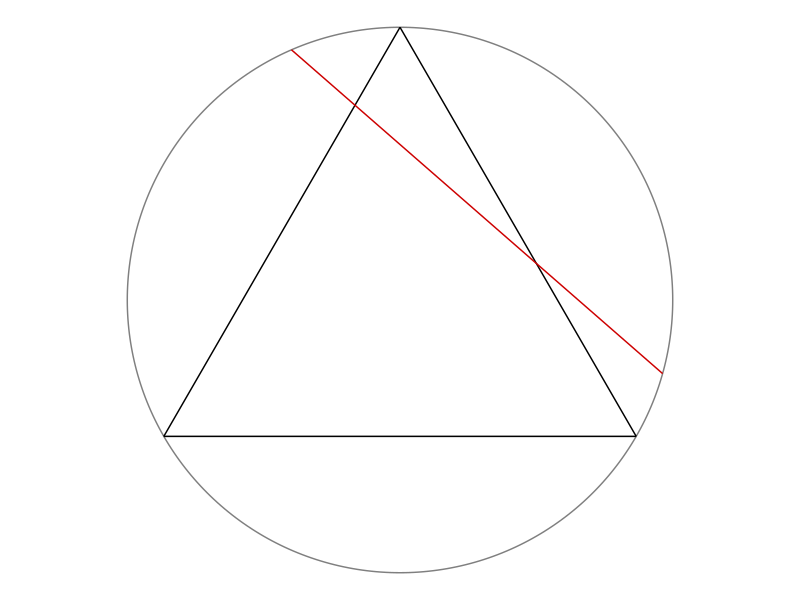
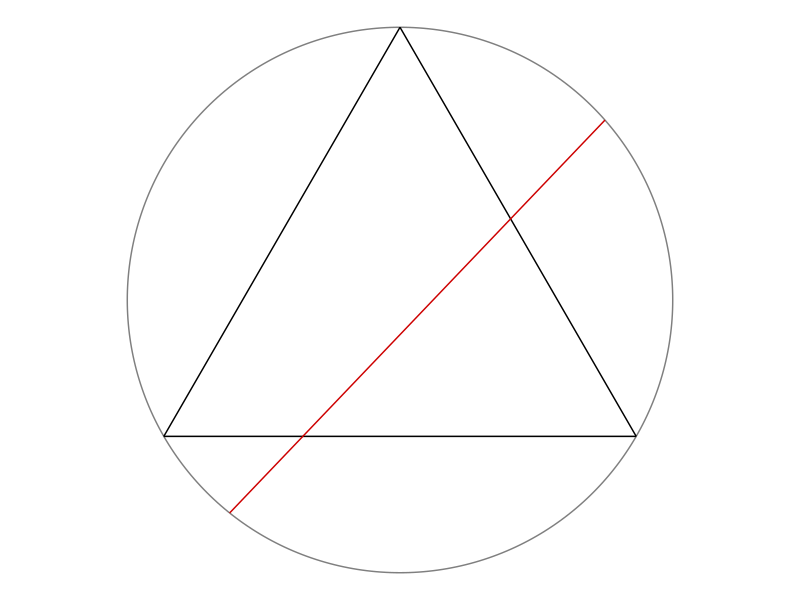
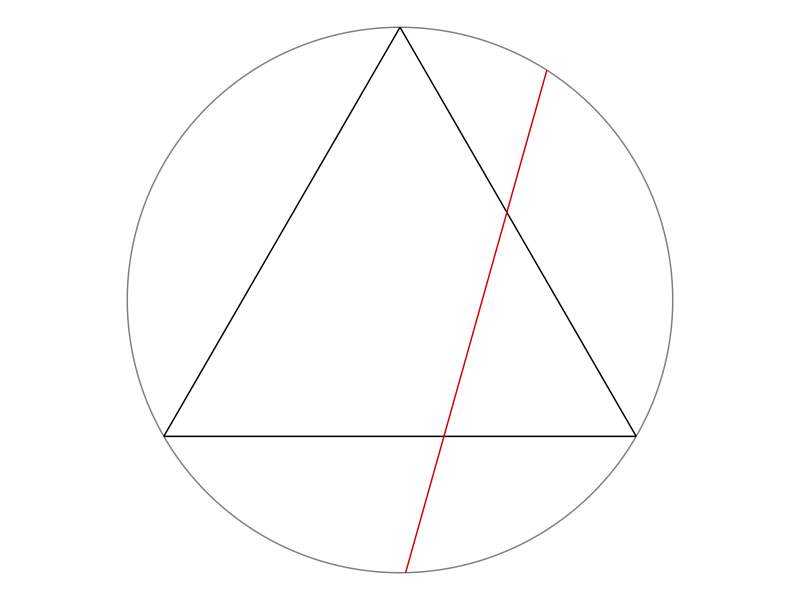
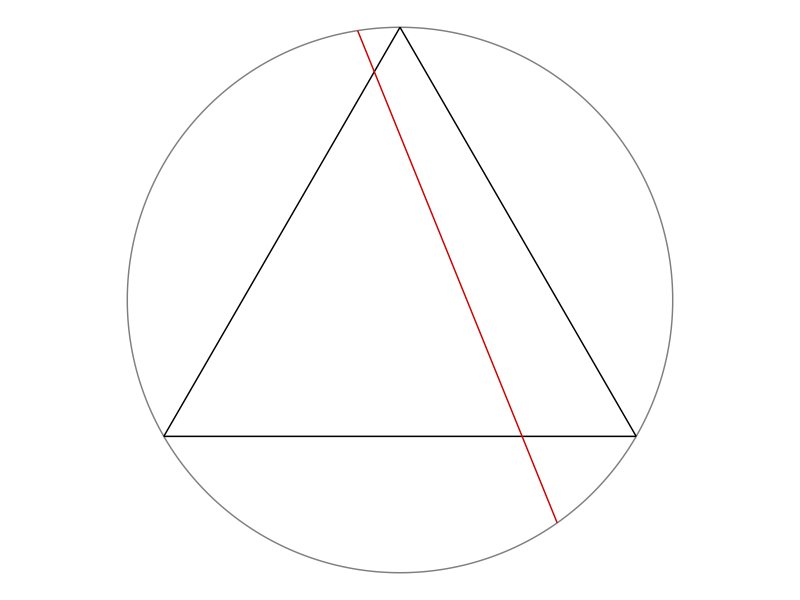
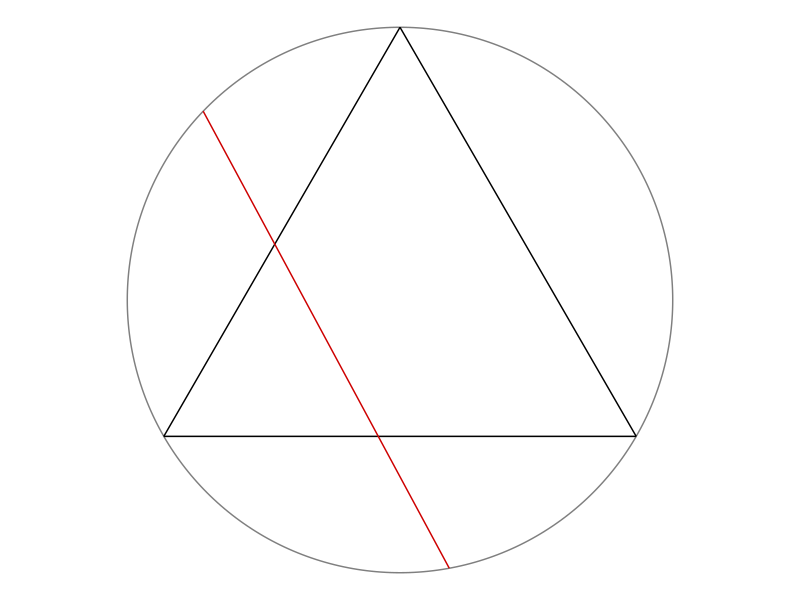
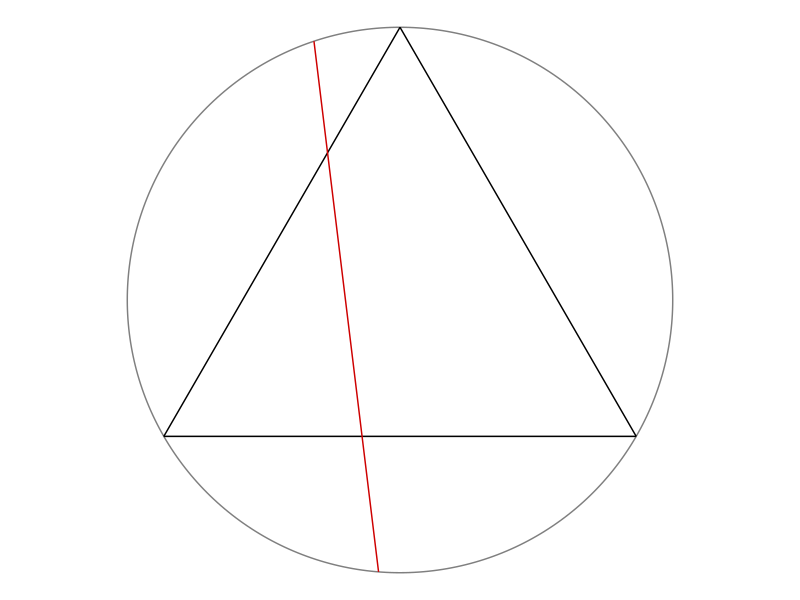
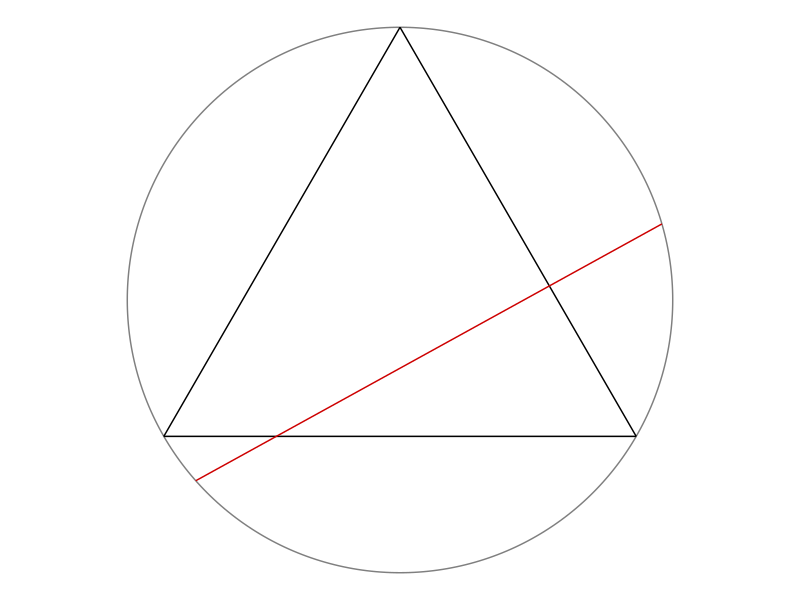
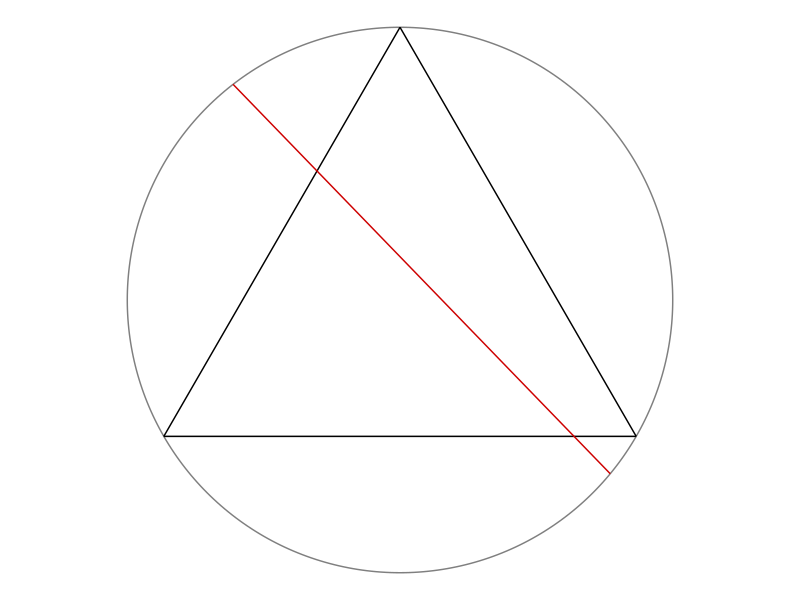

Generate these figures, in order, with R:

#load libraries ----
library(tidyverse)
library(ggforce)
library(tibble)
library(ggplot2)
theme_set(theme_void())

# Coordinates of equilateral triangle ----
eqtri_df <- tibble(
  x    = c(0, sqrt(3) / 2, -sqrt(3) / 2),
  y    = c(1, -0.5, -0.5),
  xend = c(sqrt(3) / 2, -sqrt(3) / 2, 0),
  yend = c(-0.5, -0.5, 1)
)

# Method A ----
n = 1000
l = c()

for (i in 1:n){
  # Coordinates of random chord
  rdmchr_df <- tibble(
    x    = runif(1, min = -1, max=1),
    y    = sample(c(sqrt(1 - x^2), -sqrt(1 - x^2)), 1),
    xend = runif(1, min = -1, max=1),
    yend = sample(c(sqrt(1 - (xend)^2), -sqrt(1 - (xend)^2)), 1)
  )
  
  # Draw a random chord in a unit circle centred at origin
  # Plot
  p <- ggplot() +
    ggforce::geom_circle(aes(x0 = 0, y0 = 0, r = 1), col = "gray50") +
    geom_segment(data = eqtri_df, aes(x = x, y = y, xend = xend, yend = yend)) +
    geom_segment(data = rdmchr_df, aes(x = x, y = y, xend = xend, yend = yend),
                 col = "red3") +
    coord_equal()
  
  # Finding length of random chord
  x = rdmchr_df[1]
  y = rdmchr_df[2]
  xend = rdmchr_df[3]
  yend = rdmchr_df[4]
  
  l[i] = floor(sqrt((x - xend) ^ 2 + (y-yend) ^ 2) / sqrt(3))
  # 0 - shorter
  # 1 - longer
  
  if (l[i] == 1){
    print(p)
  }
}

# Finding Number of Longer Length
sum = 0

for (i in 1:n)
  sum = sum + l[[i]]

# Finding Probabilty
prob = sum / n
prob

# Method B ----

n = 1000
l = c()

# Coordinates of random radius

for (i in 1:n){
  rdmrad_df <- tibble(
    x    = 0,
    y    = 0,
    xend = runif(1, min = -1, max=1),
    yend = sample(c(sqrt(1 - (xend)^2), -sqrt(1 - (xend)^2)), 1)
  )
  
  xend = rdmrad_df[3]
  yend = rdmrad_df[4]
  a = runif(1)
  
  rdmpnt_df <- tibble(
    x = a * xend,
    y = a * yend
  )
  
  # Plot
  
  ggplot() +
    ggforce::geom_circle(aes(x0 = 0, y0 = 0, r = 1), col = "gray50") +
    geom_segment(data = eqtri_df, aes(x = x, y = y, xend = xend, yend = yend)) +
    geom_segment(data = rdmrad_df, aes(x = x, y = y, xend = xend, yend = yend),
                 col = "red3") +
    coord_equal()
  
  #Find length
  
  x = rdmpnt_df[1]
  y = rdmpnt_df[2]
  l[i] = floor(2 * sqrt(1 - x ^ 2 - y ^ 2) / sqrt(3))
}

sum = 0

for (i in 1:n)
  sum = sum + l[[i]]

prob = sum / n

prob

# Method C (Random Midpoint) ----

n = 1000 # number of trials
l = c() # create an empty matrix
#
for (i in 1:n){
  
  # Coordinates of random midpoint
  r = sqrt(runif(1))
  theta = 2 * pi * runif(1)
  rdmpnt_df <- tibble(
    x    = r * cos(theta),
    y    = r * sin(theta),
  )
  
  # Finding length or chord
  x = rdmpnt_df[1]
  y = rdmpnt_df[2]
  
  length = 2 * sqrt(1 - x ^ 2 - y ^ 2)
  
  # Assigning chords 0's or 1's
  # 0 -shorter
  # 1 - longer
  l[i] = floor(length / sqrt(3))
}

# Finding number of succesful outcomes
sum = 0

for (i in 1:n)
  sum = sum + l[[i]]

# Finding probability
prob = sum / n
prob